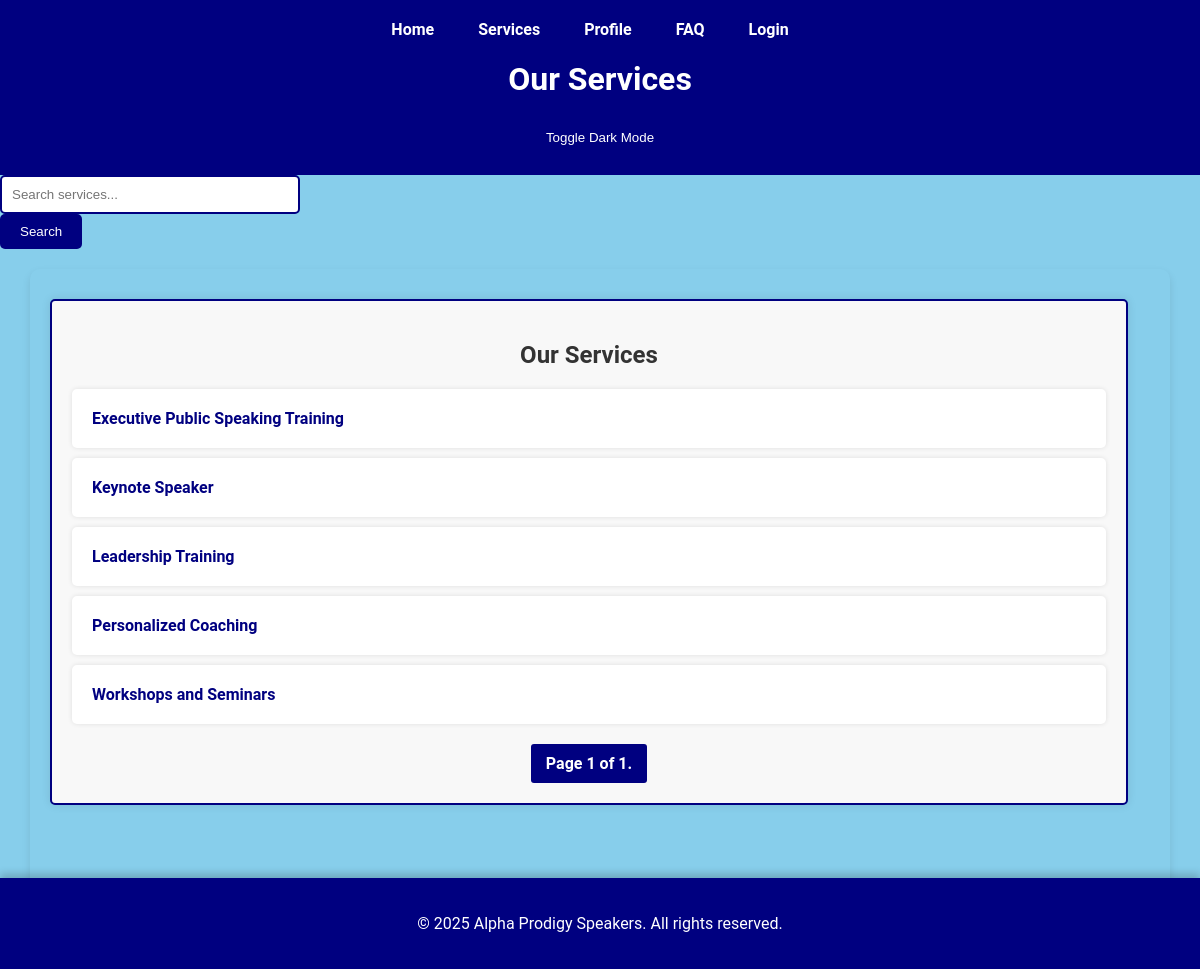
The app's page /speakers/services/ with its own data.
### speakers/models.py (models this page shows, shortened)
class Service(models.Model):
    name = models.CharField(max_length=100)
    description = models.TextField()
    price = models.DecimalField(max_digits=10, decimal_places=2)
    class Meta:
        ordering = ['name']  # Order by name by default

### speakers/views.py (the view)
# urls.py: path('services/', views.service_list_view, name='service_list'),
def service_list_view(request):
    services = Service.objects.all().order_by('name')
    paginator = Paginator(services, 10)  # Show 10 services per page
    page_number = request.GET.get('page')
    page_obj = paginator.get_page(page_number)
    return render(request, 'service_list.html', {'page_obj': page_obj})

### templates/htmls/service_list.html (shortened to what this page needs)
{% extends 'base.html' %}
{% block header %}
    Our Services
{% endblock %}
{% block content %}
<section id="services">
    <h2>Our Services</h2>
    <ul>
        {% for service in page_obj %}
            <li><a href="{% url 'service_detail' service.id %}">{{ service.name }}</a></li>
        {% endfor %}
    </ul>
    <div class="pagination">
        <span class="step-links">
            <span class="current">
                Page {{ page_obj.number }} of {{ page_obj.paginator.num_pages }}.
            </span>
        </span>
    </div>
</section>
{% endblock %}

### static/styles.css (style rules this page uses)
body { font-family: 'Roboto', sans-serif; background-color: skyblue; margin: 0; padding: 0; }
body { overflow-x: hidden; }
section { background-color: white; border: 2px solid navy; border-radius: 10px; padding: 20px; margin-bottom: 20px; margin-top: 10px; box-shadow: 0 4px 8px rgba(0, 0, 0, 0.1); transition: transform 0.2s; width: 98%; box-sizing: border-box; }
#services { padding: 20px; background-color: #f8f8f8; border-radius: 5px; box-shadow: 0 0 10px rgba(0, 0, 0, 0.1); }
#services h2 { color: #333; text-align: center; margin-bottom: 20px; }
#services ul { list-style: none; padding: 0; }
#services ul li { margin: 10px 0; padding: 20px; background-color: #fff; border-radius: 5px; box-shadow: 0 0 5px rgba(0, 0, 0, 0.1); transition: transform 0.2s; }
#services ul li a { text-decoration: none; color: navy; font-weight: bold; }
.pagination { display: flex; justify-content: center; margin-top: 20px; }
.pagination .step-links { display: flex; align-items: center; list-style: none; padding: 0; }
.pagination .step-links .current { margin: 0 5px; padding: 10px 15px; background-color: navy; color: #fff; border-radius: 3px; font-weight: bold; }
p, h1, h2, h3, a { color: navy; text-align: center; }

### records on screen
Service: name "Executive Public Speaking Training"
Service: name "Keynote Speaker"
Service: name "Leadership Training"
Service: name "Personalized Coaching"
Service: name "Workshops and Seminars"

### other values on screen
{{ page_obj.number }} "1"
{{ page_obj.paginator.num_pages }} "1"
